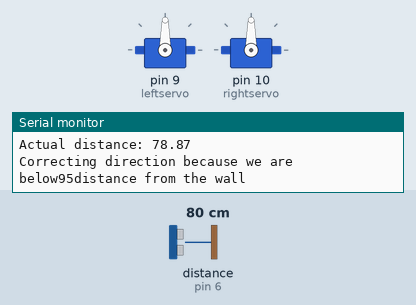
Bench run of a sketch on a simulated Arduino Uno, built with avr-gcc and run on an emulated ATmega328P. Parts: 2 × servo, the last lines printed to the serial monitor. Wiring (inferred from the names in the program): ultrasonic range finder: trigger pin 5; echo pin 6. The test bench sets the inputs (shaded band); at power-on: distance to the obstacle (sensor on pin 6) 80 cm. The echo pulse lasts 58.3 µs per cm.

Above: at 1.09 s.
1.7 s: distance to the obstacle (sensor on pin 6) set to 120 cm
At 5.2 s:
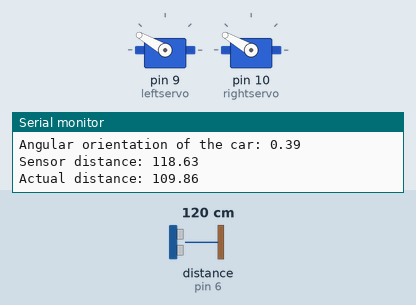
5.5 s: distance to the obstacle (sensor on pin 6) set to 2 cm
At 5.5 s:
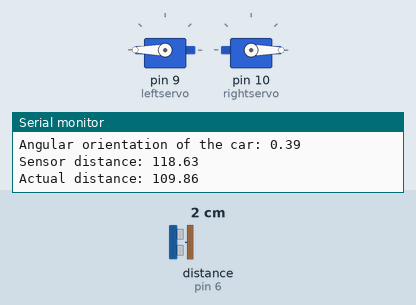
9.0 s: distance to the obstacle (sensor on pin 6) set to 250 cm
At 9.77 s:
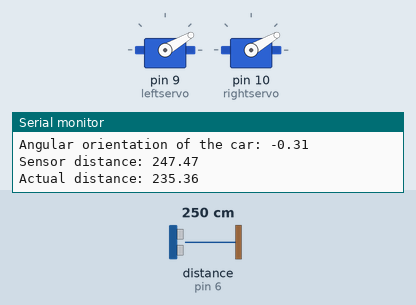
Timing chart, 0 to 18.5 s (numbered marks = the images above; inputs shaded):
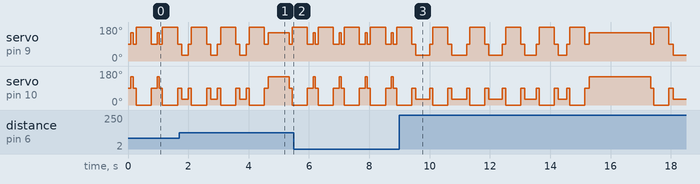

The sketch:

Follow_Wall_Code.ino
```cpp
// Follow the wall exercise
// by Caterev Robert, Ma Coty, Raharison Toky
// 01-03-2022


#define M_PI 3.141592653589793238462643383279
#include <Servo.h>
#include <math.h>

Servo leftservo;
Servo rightservo;
const int pingPin = 5; // Trigger Pin of Ultrasonic Sensor
const int echoPin = 6; // Echo Pin of Ultrasonic Sensor
const int target_d = 110; // Target Distance
const int lower_bound_d = 95; // Distance at which the car needs readjusting.


float angular_orientation_radians = 0; // Angular orientation of the car in radians. 0 = poiting straight to the right
float total_angle = 0; // Total angle at which the car has turned.
int d_buffer = 15; //Buffer for the turn_angle adjustment when the car gets closer to the target distance.

void setup() {
  leftservo.attach(9);
  rightservo.attach(10);
   //set up the Serial
  Serial.begin(9600);
  //setupt the pin modes
  pinMode(pingPin, OUTPUT);
  pinMode(echoPin, INPUT);


  leftservo.write(90);
  rightservo.write(90);


}


void turn(float angle) {

  float angular_period = 8.772;
  float angular_velocity_per_second = 2*M_PI/ angular_period;
  float rad_angle = (angle/360) *(2*M_PI);

  //Serial.print("Rad_angle: ");
  //Serial.println(rad_angle);

  float angular_time = rad_angle / angular_velocity_per_second;

  if (angular_time > 0) {

    //Serial.println("angular time is positive");

    leftservo.write(30);
    rightservo.write(30);
    delay(angular_time*1000);

    //Serial.print("delay left = ");
    //Serial.println(angular_time*1000);

    leftservo.write(90);
    rightservo.write(90);
    delay(100);
    //Serial.println("I finished turning left");
    angular_orientation_radians += rad_angle;
  }

  else if (angular_time < 0) {
    //Serial.println("angular time is negative");
    //Serial.println(angular_time,4);

    leftservo.write(150);
    rightservo.write(150);
    delay(abs(angular_time*1000));

    //Serial.print("delay right = ");
    //Serial.println(abs(angular_time*1000));

    leftservo.write(90);
    rightservo.write(90);
    delay(100);

    //Serial.println("I finished turning right");

    angular_orientation_radians += rad_angle;
  }

}


void loop() {
  long duration;
  float u_s_distance;
  float distance;

  digitalWrite(pingPin, LOW);
  delayMicroseconds(2);

  digitalWrite(pingPin, HIGH);
  delayMicroseconds(10);
  digitalWrite(pingPin, LOW);

  duration = pulseIn(echoPin, HIGH);

  u_s_distance = duration*0.034/2;

  Serial.print("Angular orientation of the car: ");
  Serial.println(angular_orientation_radians);

  Serial.print("Sensor distance: ");
  Serial.println(u_s_distance);


  if (angular_orientation_radians == 0) {
    distance = u_s_distance;
  }

  else if (angular_orientation_radians > 0) {
    distance =  (cosf(angular_orientation_radians-((15/360)*2*M_PI)) * u_s_distance);
  }

  else if (angular_orientation_radians < 0) {
    distance = (cosf(abs(angular_orientation_radians)-((15/360)*2*M_PI)) * u_s_distance);
  }


  Serial.print("Actual distance: ");
  Serial.println(distance);

  float turn_angle;

  if (distance > target_d) {

    turn_angle = 10 * (distance/ (target_d + d_buffer));
    turn(turn_angle);

    rightservo.write(0);
    leftservo.write(180);
    delay(500);

    total_angle += turn_angle;
    Serial.print("Total Angle Turned :");
    Serial.println(total_angle);

  }

  else if ((distance <= target_d) && (distance >= lower_bound_d)) {

    if (total_angle > 0) {

      turn((-1 * total_angle));
      total_angle = 0;
    }

    rightservo.write(0);
    leftservo.write(180);
    delay(500);

  }

  else if (distance < lower_bound_d) {

    Serial.print("Correcting direction because we are below");
    Serial.print(lower_bound_d);
    Serial.println("distance from the wall");
    turn(-3);
    rightservo.write(0);
    leftservo.write(180);
    delay(500);
  }
  rightservo.write(90);
  leftservo.write(90);
  delay(100);


}
```
